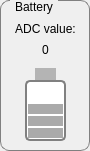
   <widget class="QGroupBox" name="groupBox_12">
    <property name="geometry">
     <rect>
      <x>540</x>
      <y>240</y>
      <width>90</width>
      <height>151</height>
     </rect>
    </property>
    <property name="styleSheet">
     <string notr="true">QGroupBox {
	border: 1px solid gray;
	border-radius: 9px;
	margin-top: 0.5em;
}

QGroupBox::title {
    subcontrol-origin: margin;
    left: 10px;
    padding: 0 3px 0 3px;
}
</string>
    </property>
    <property name="title">
     <string>Battery</string>
    </property>
    <widget class="QLabel" name="label_12">
     <property name="geometry">
      <rect>
       <x>10</x>
       <y>20</y>
       <width>71</width>
       <height>17</height>
      </rect>
     </property>
     <property name="text">
      <string>ADC value:</string>
     </property>
     <property name="alignment">
      <set>Qt::AlignCenter</set>
     </property>
    </widget>
    <widget class="QLabel" name="lblBattAdc">
     <property name="geometry">
      <rect>
       <x>10</x>
       <y>40</y>
       <width>71</width>
       <height>20</height>
      </rect>
     </property>
     <property name="text">
      <string>0</string>
     </property>
     <property name="alignment">
      <set>Qt::AlignCenter</set>
     </property>
    </widget>
    <widget class="QProgressBar" name="progressBatt">
     <property name="geometry">
      <rect>
       <x>25</x>
       <y>80</y>
       <width>41</width>
       <height>61</height>
      </rect>
     </property>
     <property name="styleSheet">
      <string notr="true">QProgressBar {
    border: 2px solid grey;
    border-radius: 5px;
    text-align: center;
}
QProgressBar::chunk {
    background-color: rgb(170,170,170);
    height: 10px;
    margin: 0.5px;
}</string>
     </property>
     <property name="value">
      <number>50</number>
     </property>
     <property name="textVisible">
      <bool>false</bool>
     </property>
     <property name="orientation">
      <enum>Qt::Vertical</enum>
     </property>
     <property name="format">
      <string>%p</string>
     </property>
    </widget>
    <widget class="QLabel" name="label">
     <property name="geometry">
      <rect>
       <x>35</x>
       <y>68</y>
       <width>21</width>
       <height>12</height>
      </rect>
     </property>
     <property name="styleSheet">
      <string notr="true">background-color: rgb(180, 180, 180);</string>
     </property>
     <property name="text">
      <string/>
     </property>
    </widget>
    <widget class="QLabel" name="lblBattCharge">
     <property name="enabled">
      <bool>true</bool>
     </property>
     <property name="geometry">
      <rect>
       <x>30</x>
       <y>95</y>
       <width>30</width>
       <height>30</height>
      </rect>
     </property>
     <property name="styleSheet">
      <string notr="true"/>
     </property>
     <property name="text">
      <string/>
     </property>
     <property name="pixmap">
      <pixmap resource="resources.qrc">:/images/charging.png</pixmap>
     </property>
     <property name="scaledContents">
      <bool>true</bool>
     </property>
    </widget>
   </widget>
